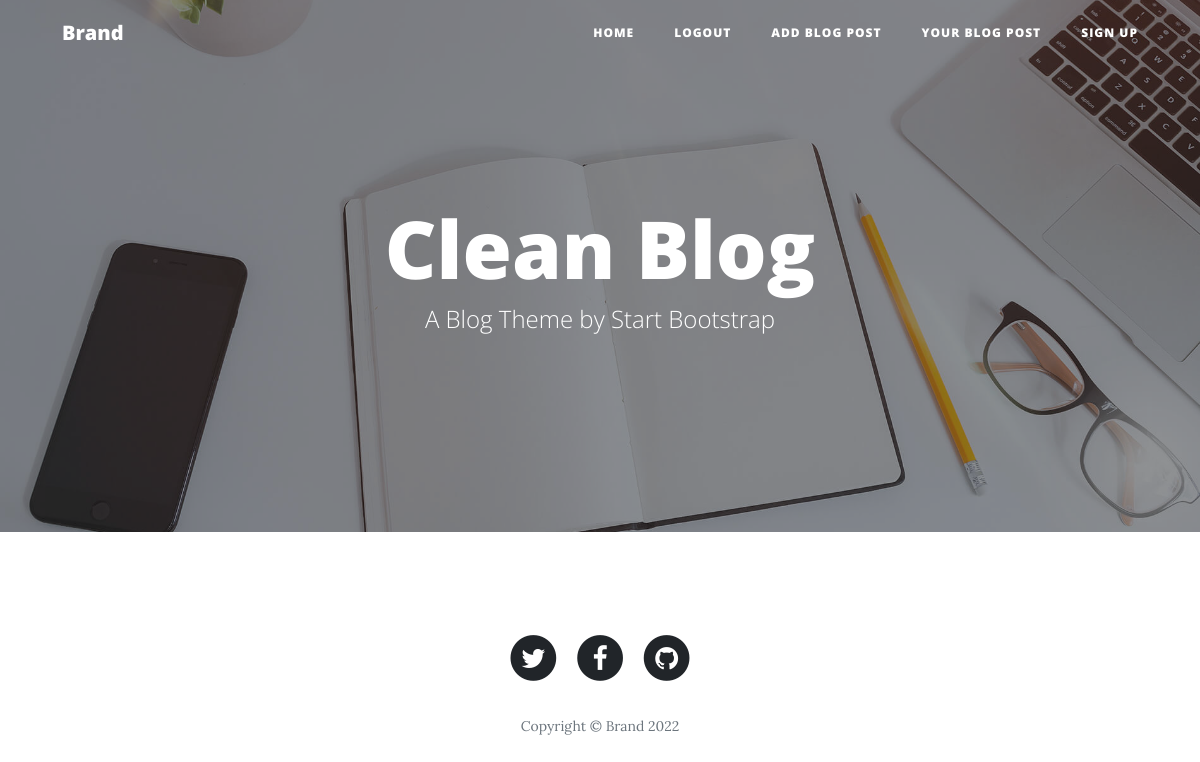
The page /userblogs/ (signed in) on the database as committed earlier.
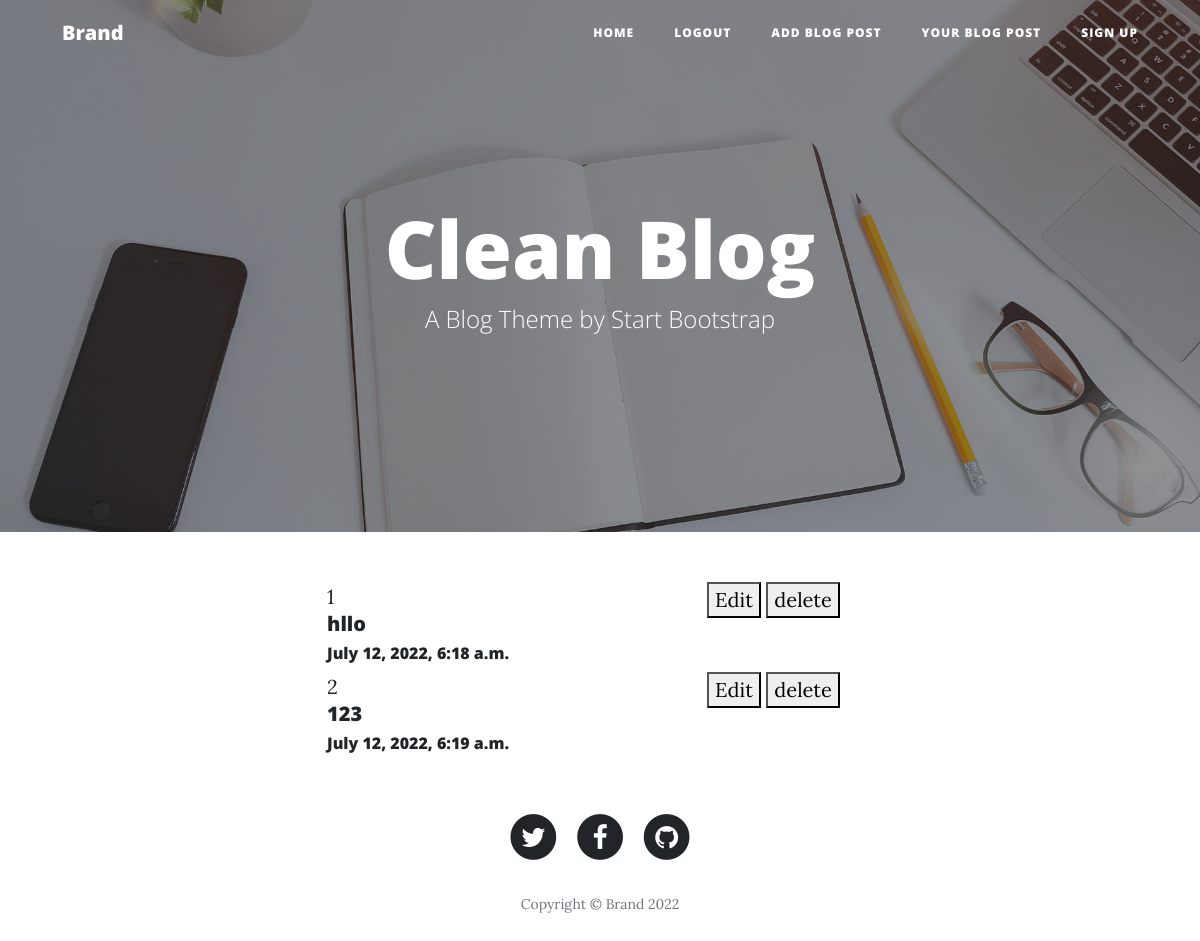
The same page on the database as committed later.
### home/models.py (models this page shows, shortened)
class Blog(models.Model):
    title = models.CharField(max_length=200)
    content = models.TextField()
    user = models.ForeignKey(User, blank=True, null= True, on_delete=models.CASCADE)
    slug = models.SlugField(max_length=20, null=True, blank=True)
    image = models.ImageField(upload_to = 'blog')
    created_at = models.DateTimeField(auto_now_add=True)
    upload_to = models.DateTimeField(auto_now=True)

### home/views.py (the view)
# urls.py: path('userblogs/', user_Blogs, name="userblogs"),
def user_Blogs(request):
    context = {}
    blog_ob = Blog.objects.filter(user = request.user)
    context['blog_ob'] = blog_ob
    return render(request, 'user_blog.html', context)

### home/templates/user_blog.html
{% extends 'main.html' %}
{% block content %}
    <div class="div container">
        {% for blog in blog_ob %}
            <div class="row">
                <div class="col-3">
                </div>
                <div class="col-4">
                    {{forloop.counter}}
                    <a href="{% url 'blogdetail' blog.slug %}">
                    <h5>{{blog.title}}</h5></a>
                    <h6>{{blog.created_at}}</h6>
                </div>
                <div class="col-4">
                    <a href="{% url 'updateblog' blog.slug %}"><button>Edit</button></a>
                    <a href="{% url 'blogdelete' blog.id %}"><button>delete</button></a>
                </div>
            </div>
        {% endfor %}
    </div>
{% endblock %}

Rows that differ between the two databases and show on the page:
added Blog: title "hllo", created_at "July 12, 2022, 6:18 a.m."
added Blog: title "123", created_at "July 12, 2022, 6:19 a.m."
